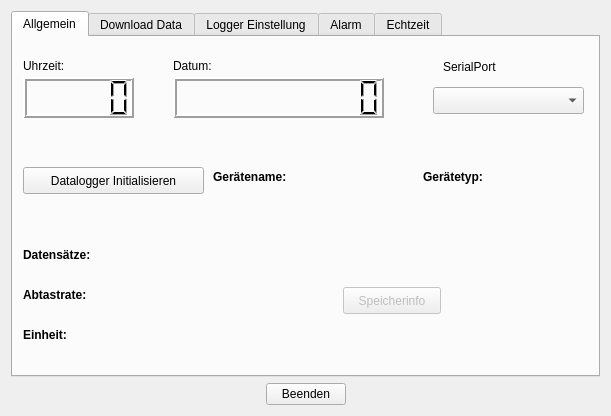
<?xml version="1.0" encoding="UTF-8"?>
<ui version="4.0">
 <class>CommanderDataLog</class>
 <widget class="QWidget" name="CommanderDataLog">
  <property name="geometry">
   <rect>
    <x>0</x>
    <y>0</y>
    <width>611</width>
    <height>416</height>
   </rect>
  </property>
  <property name="windowTitle">
   <string>CommanderDataLog</string>
  </property>
  <layout class="QVBoxLayout" name="verticalLayout">
   <item>
    <widget class="QTabWidget" name="tabWidget">
     <property name="enabled">
      <bool>true</bool>
     </property>
     <property name="autoFillBackground">
      <bool>false</bool>
     </property>
     <property name="currentIndex">
      <number>0</number>
     </property>
     <widget class="QWidget" name="tabGeneral">
      <property name="enabled">
       <bool>true</bool>
      </property>
      <attribute name="title">
       <string>Allgemein</string>
      </attribute>
      <widget class="QLCDNumber" name="lcdTime">
       <property name="geometry">
        <rect>
         <x>10</x>
         <y>40</y>
         <width>111</width>
         <height>41</height>
        </rect>
       </property>
       <property name="lineWidth">
        <number>2</number>
       </property>
       <property name="midLineWidth">
        <number>0</number>
       </property>
      </widget>
      <widget class="QLCDNumber" name="lcdDate">
       <property name="geometry">
        <rect>
         <x>160</x>
         <y>40</y>
         <width>211</width>
         <height>41</height>
        </rect>
       </property>
       <property name="layoutDirection">
        <enum>Qt::RightToLeft</enum>
       </property>
       <property name="lineWidth">
        <number>2</number>
       </property>
       <property name="numDigits">
        <number>10</number>
       </property>
      </widget>
      <widget class="QLabel" name="label">
       <property name="geometry">
        <rect>
         <x>10</x>
         <y>20</y>
         <width>66</width>
         <height>17</height>
        </rect>
       </property>
       <property name="text">
        <string>Uhrzeit:</string>
       </property>
      </widget>
      <widget class="QLabel" name="label_2">
       <property name="geometry">
        <rect>
         <x>160</x>
         <y>20</y>
         <width>66</width>
         <height>17</height>
        </rect>
       </property>
       <property name="text">
        <string>Datum:</string>
       </property>
      </widget>
      <widget class="QLabel" name="label_4">
       <property name="geometry">
        <rect>
         <x>10</x>
         <y>210</y>
         <width>91</width>
         <height>17</height>
        </rect>
       </property>
       <property name="text">
        <string>&lt;b&gt;Datensätze:&lt;/b&gt;</string>
       </property>
      </widget>
      <widget class="QLabel" name="label_5">
       <property name="geometry">
        <rect>
         <x>10</x>
         <y>290</y>
         <width>66</width>
         <height>17</height>
        </rect>
       </property>
       <property name="text">
        <string>&lt;b&gt;Einheit:&lt;/b&gt;</string>
       </property>
      </widget>
      <widget class="QLabel" name="label_6">
       <property name="geometry">
        <rect>
         <x>10</x>
         <y>250</y>
         <width>91</width>
         <height>17</height>
        </rect>
       </property>
       <property name="text">
        <string>&lt;b&gt;Abtastrate:&lt;/b&gt;</string>
       </property>
      </widget>
      <widget class="QLabel" name="lblDataCount">
       <property name="geometry">
        <rect>
         <x>130</x>
         <y>210</y>
         <width>161</width>
         <height>17</height>
        </rect>
       </property>
       <property name="styleSheet">
        <string notr="true">color : blue;</string>
       </property>
       <property name="text">
        <string/>
       </property>
      </widget>
      <widget class="QLabel" name="lblDataRate">
       <property name="geometry">
        <rect>
         <x>130</x>
         <y>250</y>
         <width>161</width>
         <height>17</height>
        </rect>
       </property>
       <property name="styleSheet">
        <string notr="true">color : blue;</string>
       </property>
       <property name="text">
        <string/>
       </property>
      </widget>
      <widget class="QLabel" name="lblDataUnit">
       <property name="geometry">
        <rect>
         <x>130</x>
         <y>290</y>
         <width>161</width>
         <height>17</height>
        </rect>
       </property>
       <property name="styleSheet">
        <string notr="true">color : blue;</string>
       </property>
       <property name="text">
        <string/>
       </property>
      </widget>
      <widget class="QPushButton" name="btInit">
       <property name="geometry">
        <rect>
         <x>10</x>
         <y>130</y>
         <width>181</width>
         <height>27</height>
        </rect>
       </property>
       <property name="text">
        <string>Datalogger Initialisieren</string>
       </property>
      </widget>
      <widget class="QComboBox" name="lbSerialportList">
       <property name="geometry">
        <rect>
         <x>420</x>
         <y>50</y>
         <width>151</width>
         <height>27</height>
        </rect>
       </property>
      </widget>
      <widget class="QLabel" name="label_7">
       <property name="geometry">
        <rect>
         <x>430</x>
         <y>20</y>
         <width>71</width>
         <height>20</height>
        </rect>
       </property>
       <property name="text">
        <string>SerialPort</string>
       </property>
      </widget>
      <widget class="QLabel" name="label_8">
       <property name="geometry">
        <rect>
         <x>200</x>
         <y>130</y>
         <width>91</width>
         <height>21</height>
        </rect>
       </property>
       <property name="text">
        <string>&lt;b&gt;Gerätename:&lt;/b&gt;</string>
       </property>
       <property name="textInteractionFlags">
        <set>Qt::LinksAccessibleByMouse|Qt::TextSelectableByMouse</set>
       </property>
      </widget>
      <widget class="QLabel" name="lblDeviceName">
       <property name="geometry">
        <rect>
         <x>300</x>
         <y>130</y>
         <width>111</width>
         <height>21</height>
        </rect>
       </property>
       <property name="autoFillBackground">
        <bool>false</bool>
       </property>
       <property name="styleSheet">
        <string notr="true">color : blue;</string>
       </property>
       <property name="text">
        <string/>
       </property>
      </widget>
      <widget class="QLabel" name="label_9">
       <property name="geometry">
        <rect>
         <x>410</x>
         <y>130</y>
         <width>81</width>
         <height>21</height>
        </rect>
       </property>
       <property name="text">
        <string>&lt;b&gt;Gerätetyp:&lt;/b&gt;</string>
       </property>
      </widget>
      <widget class="QLabel" name="lblDeviceType">
       <property name="geometry">
        <rect>
         <x>490</x>
         <y>130</y>
         <width>91</width>
         <height>21</height>
        </rect>
       </property>
       <property name="styleSheet">
        <string notr="true">color : blue;</string>
       </property>
       <property name="text">
        <string/>
       </property>
      </widget>
      <widget class="QPushButton" name="btReadMem">
       <property name="enabled">
        <bool>false</bool>
       </property>
       <property name="geometry">
        <rect>
         <x>330</x>
         <y>250</y>
         <width>98</width>
         <height>27</height>
        </rect>
       </property>
       <property name="text">
        <string>Speicherinfo</string>
       </property>
      </widget>
      <zorder>label</zorder>
      <zorder>lcdTime</zorder>
      <zorder>lcdDate</zorder>
      <zorder>label_2</zorder>
      <zorder>label_4</zorder>
      <zorder>label_5</zorder>
      <zorder>label_6</zorder>
      <zorder>lblDataCount</zorder>
      <zorder>lblDataRate</zorder>
      <zorder>lblDataUnit</zorder>
      <zorder>btInit</zorder>
      <zorder>lbSerialportList</zorder>
      <zorder>label_7</zorder>
      <zorder>label_8</zorder>
      <zorder>lblDeviceName</zorder>
      <zorder>label_9</zorder>
      <zorder>lblDeviceType</zorder>
      <zorder>btReadMem</zorder>
     </widget>
     <widget class="QWidget" name="tabDownload">
      <property name="enabled">
       <bool>false</bool>
      </property>
      <attribute name="title">
       <string>Download Data</string>
      </attribute>
      <widget class="QPushButton" name="btDataDownload">
       <property name="geometry">
        <rect>
         <x>497</x>
         <y>10</y>
         <width>81</width>
         <height>27</height>
        </rect>
       </property>
       <property name="text">
        <string>Download</string>
       </property>
      </widget>
      <widget class="QTableWidget" name="tableWidget">
       <property name="geometry">
        <rect>
         <x>10</x>
         <y>10</y>
         <width>481</width>
         <height>301</height>
        </rect>
       </property>
       <property name="frameShape">
        <enum>QFrame::StyledPanel</enum>
       </property>
       <property name="frameShadow">
        <enum>QFrame::Raised</enum>
       </property>
       <property name="editTriggers">
        <set>QAbstractItemView::NoEditTriggers</set>
       </property>
       <property name="dragDropOverwriteMode">
        <bool>false</bool>
       </property>
       <property name="alternatingRowColors">
        <bool>false</bool>
       </property>
       <property name="wordWrap">
        <bool>false</bool>
       </property>
       <property name="columnCount">
        <number>5</number>
       </property>
       <column/>
       <column/>
       <column/>
       <column/>
       <column/>
      </widget>
      <widget class="QPushButton" name="btSave">
       <property name="geometry">
        <rect>
         <x>500</x>
         <y>70</y>
         <width>71</width>
         <height>31</height>
        </rect>
       </property>
       <property name="text">
        <string>Save</string>
       </property>
      </widget>
     </widget>
     <widget class="QWidget" name="tabSetting">
      <property name="enabled">
       <bool>false</bool>
      </property>
      <property name="styleSheet">
       <string notr="true">QGroupBox { 
     border: 2px solid gray; 
     border-radius: 3px; 
 }</string>
      </property>
      <attribute name="title">
       <string>Logger Einstellung</string>
      </attribute>
      <widget class="QWidget" name="layoutWidgetA">
       <property name="geometry">
        <rect>
         <x>10</x>
         <y>10</y>
         <width>571</width>
         <height>311</height>
        </rect>
       </property>
       <layout class="QVBoxLayout" name="verticalLayout_2">
        <item>
         <widget class="QGroupBox" name="gbDevice">
          <property name="enabled">
           <bool>false</bool>
          </property>
          <property name="layoutDirection">
           <enum>Qt::LeftToRight</enum>
          </property>
          <property name="styleSheet">
           <string notr="true"/>
          </property>
          <property name="title">
           <string>Gerät</string>
          </property>
          <property name="flat">
           <bool>false</bool>
          </property>
          <widget class="QWidget" name="layoutWidget">
           <property name="geometry">
            <rect>
             <x>10</x>
             <y>30</y>
             <width>551</width>
             <height>41</height>
            </rect>
           </property>
           <layout class="QHBoxLayout" name="horizontalLayout">
            <item>
             <widget class="QLabel" name="label_3">
              <property name="text">
               <string>ID:</string>
              </property>
             </widget>
            </item>
            <item>
             <widget class="QLineEdit" name="lineEdit"/>
            </item>
            <item>
             <widget class="QCheckBox" name="checkBox">
              <property name="text">
               <string>LCD aktiv</string>
              </property>
             </widget>
            </item>
            <item>
             <widget class="QPushButton" name="btDevieSettings">
              <property name="text">
               <string>Übernehmen</string>
              </property>
             </widget>
            </item>
           </layout>
          </widget>
         </widget>
        </item>
        <item>
         <widget class="QGroupBox" name="gbDateTime">
          <property name="title">
           <string>Datum / Uhrzeit</string>
          </property>
          <property name="flat">
           <bool>true</bool>
          </property>
         </widget>
        </item>
        <item>
         <widget class="QGroupBox" name="gbLogSetting">
          <property name="title">
           <string>Logverhalten</string>
          </property>
         </widget>
        </item>
       </layout>
       <zorder>gbDateTime</zorder>
       <zorder>gbLogSetting</zorder>
       <zorder>gbDevice</zorder>
      </widget>
     </widget>
     <widget class="QWidget" name="tabAlarm">
      <property name="enabled">
       <bool>false</bool>
      </property>
      <property name="styleSheet">
       <string notr="true">QGroupBox { 
     border: 2px solid gray; 
     border-radius: 3px; 
 }</string>
      </property>
      <attribute name="title">
       <string>Alarm</string>
      </attribute>
      <layout class="QVBoxLayout" name="verticalLayout_3">
       <item>
        <widget class="QGroupBox" name="groupBox">
         <property name="title">
          <string>Temperatur</string>
         </property>
         <widget class="QCheckBox" name="cbTempObergrenze">
          <property name="geometry">
           <rect>
            <x>110</x>
            <y>30</y>
            <width>111</width>
            <height>22</height>
           </rect>
          </property>
          <property name="text">
           <string>Obergrenze</string>
          </property>
         </widget>
         <widget class="QCheckBox" name="cbTempUntergrenze">
          <property name="geometry">
           <rect>
            <x>340</x>
            <y>30</y>
            <width>121</width>
            <height>22</height>
           </rect>
          </property>
          <property name="text">
           <string>Untergrenze</string>
          </property>
         </widget>
         <widget class="QLineEdit" name="tbTempObergrenze">
          <property name="geometry">
           <rect>
            <x>110</x>
            <y>60</y>
            <width>113</width>
            <height>27</height>
           </rect>
          </property>
         </widget>
         <widget class="QLineEdit" name="tbTempUntergrenze">
          <property name="geometry">
           <rect>
            <x>340</x>
            <y>60</y>
            <width>113</width>
            <height>27</height>
           </rect>
          </property>
         </widget>
        </widget>
       </item>
       <item>
        <widget class="QGroupBox" name="groupBox_2">
         <property name="title">
          <string>Luftfeuchtigkeit</string>
         </property>
         <widget class="QLineEdit" name="tbRelHObergrenze">
          <property name="geometry">
           <rect>
            <x>110</x>
            <y>60</y>
            <width>113</width>
            <height>27</height>
           </rect>
          </property>
         </widget>
         <widget class="QLineEdit" name="tbRelHUntergrenze">
          <property name="geometry">
           <rect>
            <x>340</x>
            <y>60</y>
            <width>113</width>
            <height>27</height>
           </rect>
          </property>
         </widget>
         <widget class="QCheckBox" name="cbRelHObergrenze">
          <property name="geometry">
           <rect>
            <x>110</x>
            <y>30</y>
            <width>111</width>
            <height>22</height>
           </rect>
          </property>
          <property name="text">
           <string>Obergrenze</string>
          </property>
         </widget>
         <widget class="QCheckBox" name="cbRelHUntergrenze">
          <property name="geometry">
           <rect>
            <x>340</x>
            <y>30</y>
            <width>121</width>
            <height>22</height>
           </rect>
          </property>
          <property name="text">
           <string>Untergrenze</string>
          </property>
         </widget>
        </widget>
       </item>
       <item>
        <layout class="QHBoxLayout" name="horizontalLayout_2">
         <item>
          <spacer name="horizontalSpacer">
           <property name="orientation">
            <enum>Qt::Horizontal</enum>
           </property>
           <property name="sizeHint" stdset="0">
            <size>
             <width>208</width>
             <height>20</height>
            </size>
           </property>
          </spacer>
         </item>
         <item>
          <widget class="QPushButton" name="pushButton_4">
           <property name="text">
            <string>Übernehmen</string>
           </property>
          </widget>
         </item>
         <item>
          <spacer name="horizontalSpacer_2">
           <property name="orientation">
            <enum>Qt::Horizontal</enum>
           </property>
           <property name="sizeHint" stdset="0">
            <size>
             <width>188</width>
             <height>20</height>
            </size>
           </property>
          </spacer>
         </item>
        </layout>
       </item>
      </layout>
     </widget>
     <widget class="QWidget" name="tabRealTime">
      <property name="enabled">
       <bool>false</bool>
      </property>
      <property name="contextMenuPolicy">
       <enum>Qt::NoContextMenu</enum>
      </property>
      <attribute name="title">
       <string>Echtzeit</string>
      </attribute>
     </widget>
    </widget>
   </item>
   <item>
    <layout class="QHBoxLayout" name="hzBottom">
     <item>
      <spacer name="hzSpacerLeft">
       <property name="orientation">
        <enum>Qt::Horizontal</enum>
       </property>
       <property name="sizeHint" stdset="0">
        <size>
         <width>40</width>
         <height>20</height>
        </size>
       </property>
      </spacer>
     </item>
     <item alignment="Qt::AlignHCenter|Qt::AlignVCenter">
      <widget class="QPushButton" name="btBeenden">
       <property name="text">
        <string>Beenden</string>
       </property>
      </widget>
     </item>
     <item>
      <spacer name="hzSpacerRight">
       <property name="orientation">
        <enum>Qt::Horizontal</enum>
       </property>
       <property name="sizeHint" stdset="0">
        <size>
         <width>40</width>
         <height>20</height>
        </size>
       </property>
      </spacer>
     </item>
    </layout>
   </item>
  </layout>
 </widget>
 <layoutdefault spacing="6" margin="11"/>
 <resources/>
 <connections>
  <connection>
   <sender>btBeenden</sender>
   <signal>clicked()</signal>
   <receiver>CommanderDataLog</receiver>
   <slot>close()</slot>
   <hints>
    <hint type="sourcelabel">
     <x>322</x>
     <y>397</y>
    </hint>
    <hint type="destinationlabel">
     <x>607</x>
     <y>324</y>
    </hint>
   </hints>
  </connection>
 </connections>
</ui>
